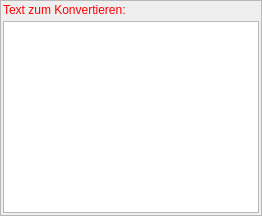
            <widget class="QWidget" name="singleKovertPage">
             <layout class="QVBoxLayout" name="verticalLayout_5">
              <property name="spacing">
               <number>4</number>
              </property>
              <property name="leftMargin">
               <number>0</number>
              </property>
              <property name="topMargin">
               <number>0</number>
              </property>
              <property name="rightMargin">
               <number>0</number>
              </property>
              <property name="bottomMargin">
               <number>0</number>
              </property>
              <item>
               <widget class="QFrame" name="inputFrame">
                <property name="frameShape">
                 <enum>QFrame::StyledPanel</enum>
                </property>
                <property name="frameShadow">
                 <enum>QFrame::Raised</enum>
                </property>
                <layout class="QVBoxLayout" name="verticalLayout_3">
                 <property name="spacing">
                  <number>4</number>
                 </property>
                 <property name="leftMargin">
                  <number>2</number>
                 </property>
                 <property name="topMargin">
                  <number>2</number>
                 </property>
                 <property name="rightMargin">
                  <number>2</number>
                 </property>
                 <property name="bottomMargin">
                  <number>2</number>
                 </property>
                 <item>
                  <widget class="QLabel" name="label">
                   <property name="styleSheet">
                    <string notr="true">QLabel {
	font: 12pt &quot;Terminator Two&quot;;
	color: rgb(255, 0, 0)
}</string>
                   </property>
                   <property name="text">
                    <string>Text zum Konvertieren:</string>
                   </property>
                  </widget>
                 </item>
                 <item>
                  <widget class="QPlainTextEdit" name="convertTextEdit"/>
                 </item>
                </layout>
               </widget>
              </item>
             </layout>
            </widget>
